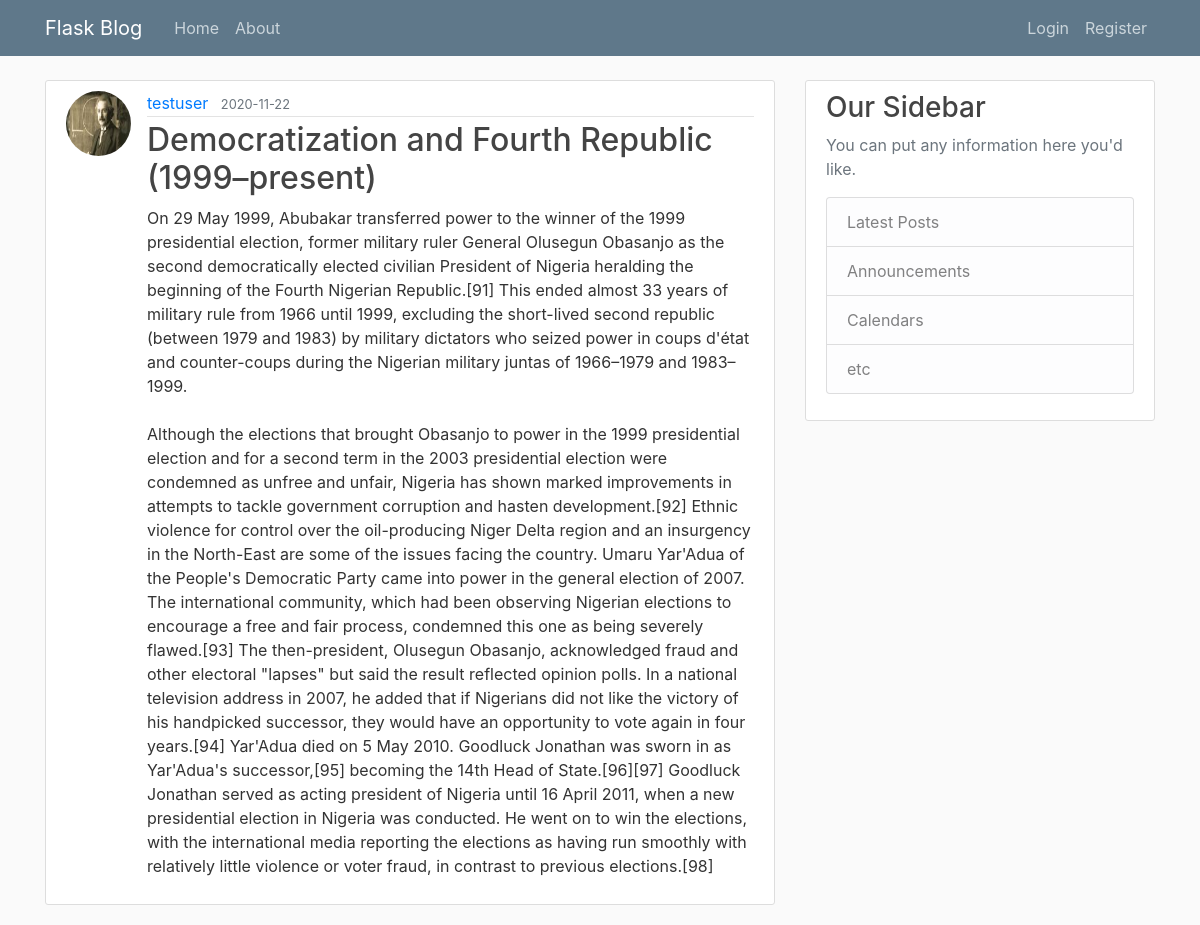
/post/11, run on the app's committed database.
### flaskblog/models.py (models this page shows, shortened)
class User(db.Model, UserMixin):
    id = db.Column(db.Integer, primary_key=True)
    username = db.Column(db.String(20), unique=True, nullable=False)
    email = db.Column(db.String(120), unique=True, nullable=False)
    image_file = db.Column(db.String(20), nullable=False, default='default.jpg')
    password = db.Column(db.String(60), nullable=False)
    posts = db.relationship('Post', backref='author', lazy=True)

class Post(db.Model):
    id = db.Column(db.Integer, primary_key=True)
    title = db.Column(db.String(100), nullable=False)
    date_posted = db.Column(db.DateTime, nullable=False, default=datetime.utcnow)
    content = db.Column(db.Text, nullable=False)
    user_id = db.Column(db.Integer, db.ForeignKey('user.id'), nullable=False)

### flaskblog/routes.py (the view)
@app.route("/post/<int:post_id>")
def post(post_id):
    post = Post.query.get_or_404(post_id)
    return render_template('post.html', title=post.title, post=post)

### flaskblog/templates/post.html (shortened to what this page needs)
{% extends "layout.html" %}
{% block content %}
	<article class="media content-section">
	  <img class="rounded-circle article-img" src="{{ url_for('static', filename='profile_pic/' + post.author.image_file) }}">
	  <div class="media-body">
	    <div class="article-metadata">
	      <a class="mr-2" href="{{ url_for('user_posts', username=post.author.username) }}">{{ post.author.username }}</a>
	      <small class="text-muted">{{ post.date_posted.strftime('%Y-%m-%d') }}</small>
	    </div>
	    <h2 class="article-title">{{ post.title }}</h2>
	    <p class="article-content">{{ post.content }}</p>
	  </div>
	</article>
{% endblock content %}

### flaskblog/static/main.css (style rules this page uses)
body { background: #fafafa; color: #333333; margin-top: 5rem; }
h1, h2, h3, h4, h5, h6 { color: #444444; }
.content-section { background: #ffffff; padding: 10px 20px; border: 1px solid #dddddd; border-radius: 3px; margin-bottom: 20px; }
.article-title { color: #444444; }
.article-content { white-space: pre-line; }
.article-img { height: 65px; width: 65px; margin-right: 16px; }
.article-metadata { padding-bottom: 1px; margin-bottom: 4px; border-bottom: 1px solid #e3e3e3 }

### data on the page
User: image_file (picture), author.username "testuser"
Post: date_posted "2020-11-22", title "Democratization and Fourth Republic (1999–present)", content "On 29 May 1999, Abubakar transferred power to the winner of the 1999 presidential election, former military ruler General Olusegun Obasanjo as the second democratically elected civilian President of Nigeria heralding the beginning of the Fourth Nigerian Republic.[91] This ended almost 33 years of military rule from 1966 until 1999, excluding the short-lived second republic (between 1979 and 1983) by military dictators who seized power in coups d'état and counter-coups during the Nigerian military juntas of 1966–1979 and 1983–1999. Although the elections that brought Obasanjo to power in the 1999 presidential election and for a second term in the 2003 presidential election were condemned as…"
